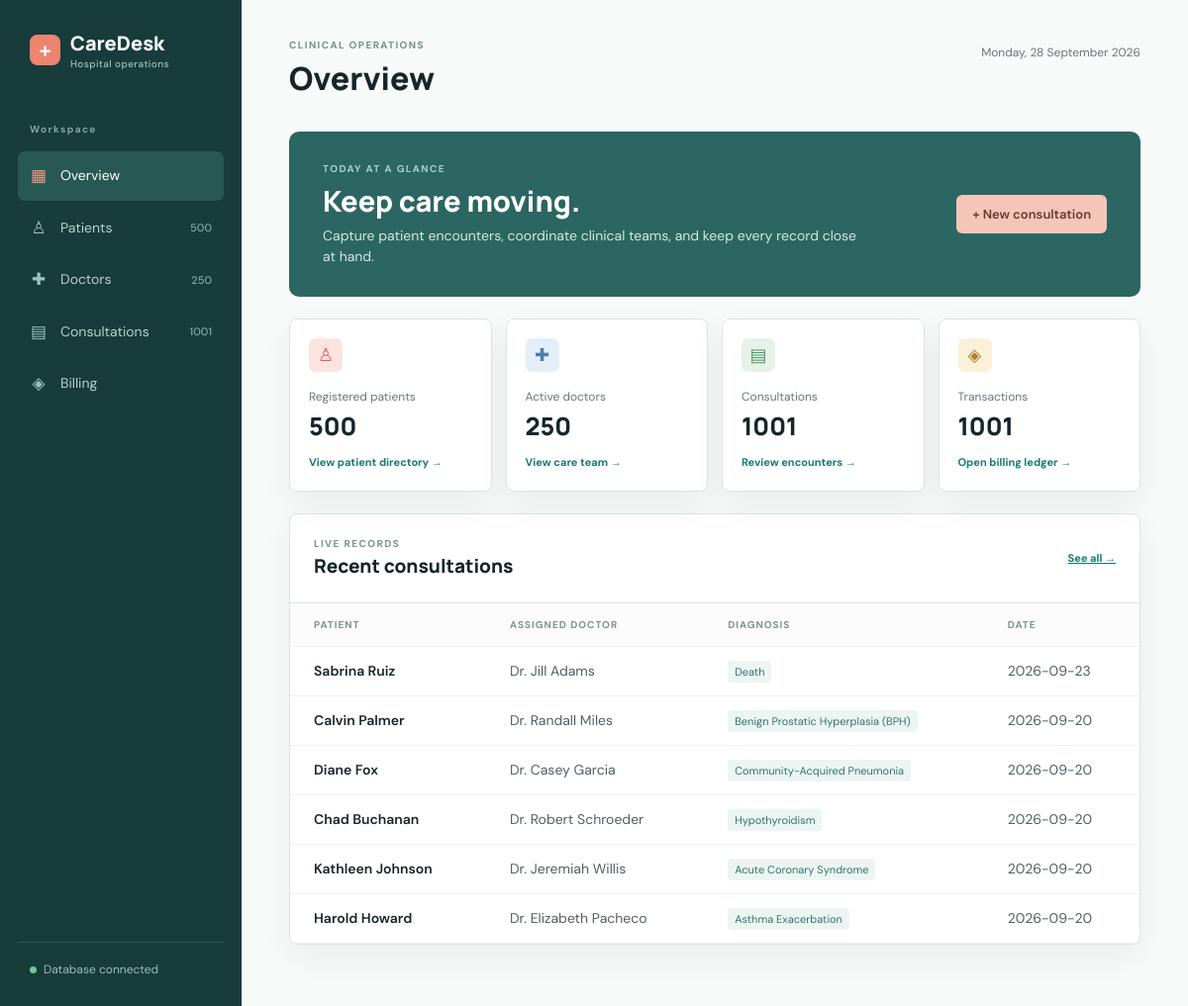
The page / on the database its author committed.
### tables this page shows
CREATE TABLE "Consultation" (
    "ID"        INTEGER PRIMARY KEY AUTOINCREMENT,
    "PatientID" INTEGER NOT NULL,
    "DoctorID"  INTEGER NOT NULL,
    "Diagnosis" TEXT,
    "Medicine"  TEXT,
    "TestType"  INTEGER,
    "DateTime"  TEXT NOT NULL DEFAULT CURRENT_TIMESTAMP,
    FOREIGN KEY ("PatientID") REFERENCES "Patient"("ID") ON DELETE CASCADE,
    FOREIGN KEY ("DoctorID") REFERENCES "Doctor"("ID") ON DELETE RESTRICT
);

CREATE TABLE "Patient" (
    "ID"         INTEGER PRIMARY KEY AUTOINCREMENT,
    "Name"       TEXT NOT NULL,
    "City"       TEXT NOT NULL,
    "PhoneNo"    TEXT NOT NULL UNIQUE,
    "Street"     TEXT,
    "Pincode"    INTEGER NOT NULL,
    "birthdate"  TEXT
);

CREATE TABLE "Doctor" (
    "ID"         INTEGER PRIMARY KEY AUTOINCREMENT,
    "Name"       TEXT NOT NULL,
    "Type"       TEXT,
    "Email"      TEXT NOT NULL UNIQUE,
    "PhoneNo"    TEXT NOT NULL UNIQUE,
    "birthdate"  TEXT,
    "Department" INTEGER,
    "Salary"     INTEGER NOT NULL DEFAULT 10000 CHECK("Salary" > 1000),
    FOREIGN KEY ("Department") REFERENCES "Department"("ID")
);

### app.py (the view)
@app.route("/")
def dashboard():
    stats = {
        "patients": fetch_one('SELECT COUNT(*) AS count FROM "Patient"')["count"],
        "doctors": fetch_one('SELECT COUNT(*) AS count FROM "Doctor"')["count"],
        "consultations": fetch_one('SELECT COUNT(*) AS count FROM "Consultation"')["count"],
        "billing": fetch_one('SELECT COUNT(*) AS count FROM "Billing"')["count"],
    }
    recent = fetch_all(
        '''SELECT c."ID", c."DateTime", c."Diagnosis", p."Name" AS patient,
                  d."Name" AS doctor
           FROM "Consultation" c
           JOIN "Patient" p ON p."ID" = c."PatientID"
           JOIN "Doctor" d ON d."ID" = c."DoctorID"
           ORDER BY c."ID" DESC LIMIT 6'''
    )
    return render_template("dashboard.html", stats=stats, recent=recent)

### app.py (called while the page is built)
def get_db():
    if "db" not in g:
        g.db = sqlite3.connect(app.config["DATABASE"])
        g.db.row_factory = sqlite3.Row
        g.db.execute("PRAGMA foreign_keys = ON")
    return g.db

def fetch_all(query, parameters=()):
    return get_db().execute(query, parameters).fetchall()

def fetch_one(query, parameters=()):
    return get_db().execute(query, parameters).fetchone()

@app.context_processor
def inject_navigation_counts():
    return {
        "now": datetime.now,
        "nav_counts": {
            "patients": fetch_one('SELECT COUNT(*) AS count FROM "Patient"')["count"],
            "doctors": fetch_one('SELECT COUNT(*) AS count FROM "Doctor"')["count"],
            "consultations": fetch_one('SELECT COUNT(*) AS count FROM "Consultation"')["count"],
        }
    }

### templates/dashboard.html
{% extends 'base.html' %}
{% block title %}Overview{% endblock %}{% block heading %}Overview{% endblock %}
{% block content %}
<section class="welcome"><div><p class="eyebrow">TODAY AT A GLANCE</p><h2>Keep care moving.</h2><p>Capture patient encounters, coordinate clinical teams, and keep every record close at hand.</p></div><a class="button light-button" href="{{ url_for('new_consultation') }}">+ New consultation</a></section>
<section class="stats-grid">
  <a class="stat-card" href="{{ url_for('patients') }}"><span class="stat-icon coral">♙</span><span class="stat-label">Registered patients</span><strong>{{ stats.patients }}</strong><span class="stat-link">View patient directory →</span></a>
  <a class="stat-card" href="{{ url_for('doctors') }}"><span class="stat-icon blue">✚</span><span class="stat-label">Active doctors</span><strong>{{ stats.doctors }}</strong><span class="stat-link">View care team →</span></a>
  <a class="stat-card" href="{{ url_for('consultations') }}"><span class="stat-icon green">▤</span><span class="stat-label">Consultations</span><strong>{{ stats.consultations }}</strong><span class="stat-link">Review encounters →</span></a>
  <a class="stat-card" href="{{ url_for('billing') }}"><span class="stat-icon gold">◈</span><span class="stat-label">Transactions</span><strong>{{ stats.billing }}</strong><span class="stat-link">Open billing ledger →</span></a>
</section>
<section class="panel"><div class="panel-heading"><div><p class="eyebrow">LIVE RECORDS</p><h2>Recent consultations</h2></div><a class="text-link" href="{{ url_for('consultations') }}">See all →</a></div><div class="table-wrap"><table><thead><tr><th>Patient</th><th>Assigned doctor</th><th>Diagnosis</th><th>Date</th></tr></thead><tbody>{% for record in recent %}<tr><td><strong>{{ record.patient }}</strong></td><td>{{ record.doctor }}</td><td><span class="tag">{{ record.Diagnosis or 'General review' }}</span></td><td>{{ record.DateTime[:10] }}</td></tr>{% else %}<tr><td colspan="4" class="empty">No consultations have been recorded yet.</td></tr>{% endfor %}</tbody></table></div></section>
{% endblock %}

### templates/base.html (shortened to what this page needs)
<!doctype html>
<html lang="en">
<head>
  <link rel="stylesheet" href="{{ url_for('static', filename='style.css') }}">
</head>
<body>
  <aside class="sidebar">
    <a class="brand" href="{{ url_for('dashboard') }}"><span class="brand-mark">+</span><span>CareDesk<small>Hospital operations</small></span></a>
    <p class="nav-label">Workspace</p>
    <nav>
      <a class="nav-link {% if request.endpoint == 'dashboard' %}active{% endif %}" href="{{ url_for('dashboard') }}"><span>▦</span>Overview</a>
      <a class="nav-link {% if request.endpoint in ['patients', 'new_patient'] %}active{% endif %}" href="{{ url_for('patients') }}"><span>♙</span>Patients <b>{{ nav_counts.patients }}</b></a>
      <a class="nav-link {% if request.endpoint in ['doctors', 'new_doctor'] %}active{% endif %}" href="{{ url_for('doctors') }}"><span>✚</span>Doctors <b>{{ nav_counts.doctors }}</b></a>
      <a class="nav-link {% if request.endpoint in ['consultations', 'new_consultation'] %}active{% endif %}" href="{{ url_for('consultations') }}"><span>▤</span>Consultations <b>{{ nav_counts.consultations }}</b></a>
      <a class="nav-link {% if request.endpoint in ['billing', 'new_billing'] %}active{% endif %}" href="{{ url_for('billing') }}"><span>◈</span>Billing</a>
    </nav>
    <div class="sidebar-foot"><span class="status-dot"></span>Database connected</div>
  </aside>
  <main class="main-content">
    <header class="topbar"><div><span class="eyebrow">CLINICAL OPERATIONS</span><h1>{% block heading %}Good day{% endblock %}</h1></div><div class="date-stamp">{{ now().strftime('%A, %d %B %Y') }}</div></header>
    {% block content %}{% endblock %}
  </main>
</body>
</html>

### static/style.css (style rules this page uses)
:root { --ink:#17252b;--muted:#68777b;--line:#dce5e3;--paper:#f7faf8;--white:#fff;--teal:#167a72;--teal-dark:#105d57;--coral:#e97967;--blue:#5f8fc2;--green:#69a77d;--gold:#d6a858;--shadow:0 12px 32px rgba(23,37,43,.06) }
* { box-sizing:border-box }
body { margin:0;background:var(--paper);color:var(--ink);font:14px/1.5 'DM Sans',sans-serif }
.sidebar { position:fixed;inset:0 auto 0 0;width:244px;background:#183b3b;color:#d9e9e4;padding:30px 18px;display:flex;flex-direction:column }
.brand { display:flex;align-items:center;gap:10px;color:#fff;text-decoration:none;font:800 20px 'Manrope',sans-serif;margin:0 12px 52px }
.brand small { display:block;color:#9dc4bc;font:500 10px 'DM Sans',sans-serif;letter-spacing:.04em;margin-top:1px }
.brand-mark { display:grid;place-items:center;background:#ed846f;color:#fff;border-radius:8px;width:31px;height:31px;font-size:23px }
.nav-label,.eyebrow { font-size:10px;letter-spacing:.14em;font-weight:700;color:#76918f;margin:0 12px 12px }
.sidebar .nav-label { color:#80aaa3 }
.nav-link { display:flex;align-items:center;gap:13px;color:#b8d1cd;text-decoration:none;border-radius:7px;padding:12px;margin:3px 0 }
.nav-link span { font-size:17px;width:18px;text-align:center;color:#9bc3bd }
.nav-link b { font-size:11px;font-weight:500;color:#86aaa5;margin-left:auto }
.nav-link:hover,.nav-link.active { background:#285854;color:#fff }
.nav-link.active span { color:#f09a86 }
.sidebar-foot { margin-top:auto;border-top:1px solid #315957;padding:18px 12px 0;color:#9cbcb7;font-size:12px }
.status-dot { display:inline-block;width:7px;height:7px;background:#72c98d;border-radius:50%;margin-right:7px }
.main-content { margin-left:244px;min-height:100vh;padding:34px 48px 64px;max-width:1500px }
.topbar { display:flex;justify-content:space-between;align-items:flex-start;margin-bottom:30px }
.topbar h1 { font:800 32px 'Manrope',sans-serif;margin:2px 0 }
.topbar .eyebrow { margin:0;color:#71918c }
.date-stamp { color:var(--muted);font-size:12px;margin-top:10px }
.welcome { background:#2c6662;color:#fff;padding:30px 34px;border-radius:10px;display:flex;justify-content:space-between;align-items:center;margin-bottom:22px;overflow:hidden }
.welcome .eyebrow { color:#aad0c8;margin:0 }
.welcome h2 { font:800 29px 'Manrope',sans-serif;margin:5px 0 }
.welcome p:not(.eyebrow) { color:#d2e8e2;margin:0;max-width:550px }
.button { display:inline-block;border:0;border-radius:6px;background:var(--teal);color:#fff;padding:11px 16px;text-decoration:none;font:600 13px 'DM Sans',sans-serif;cursor:pointer }
.light-button { background:#f5c5b8;color:#653b35;white-space:nowrap }
.stats-grid { display:grid;grid-template-columns:repeat(4,1fr);gap:14px;margin-bottom:22px }
.stat-card { background:var(--white);border:1px solid var(--line);border-radius:8px;padding:19px;text-decoration:none;color:var(--ink);box-shadow:var(--shadow) }
.stat-icon { display:grid;place-items:center;width:34px;height:34px;border-radius:7px;font-size:18px;margin-bottom:16px }
.stat-icon.coral { background:#fbe4df;color:#d76653 }
.stat-icon.blue { background:#e3eef9;color:#4b7dab }
.stat-icon.green { background:#e6f2e8;color:#4d9563 }
.stat-icon.gold { background:#fbf0d9;color:#b1802e }
.stat-label { display:block;color:var(--muted);font-size:12px }
.stat-card strong { display:block;font:800 25px 'Manrope',sans-serif;margin:3px 0 8px }
.stat-link,.text-link { color:var(--teal);font-size:11px;font-weight:700 }
.panel { background:#fff;border:1px solid var(--line);border-radius:8px;box-shadow:var(--shadow);overflow:hidden }
.panel-heading,.toolbar { display:flex;align-items:center;justify-content:space-between;padding:22px 24px;border-bottom:1px solid var(--line) }
.panel-heading h2,.form-note h2 { font:800 19px 'Manrope',sans-serif;margin:2px 0 }
.panel-heading .eyebrow { margin:0 }
.table-wrap { overflow-x:auto }
table { width:100%;border-collapse:collapse;min-width:650px }
th,td { text-align:left;padding:14px 24px;border-bottom:1px solid #edf1ef;white-space:nowrap }
th { font-size:10px;color:#819092;letter-spacing:.1em;text-transform:uppercase;background:#fbfcfb }
td { color:#4f6063 }
td strong { color:var(--ink);font-weight:600 }
.tag { background:#edf5f2;color:#2e766d;border-radius:4px;padding:4px 7px;font-size:11px }

### rows shown on the page
Consultation: patient "Sabrina Ruiz", doctor "Dr. Jill Adams", Diagnosis "Death", DateTime "2026-09-23"
Consultation: patient "Calvin Palmer", doctor "Dr. Randall Miles", Diagnosis "Benign Prostatic Hyperplasia (BPH)", DateTime "2026-09-20"
Consultation: patient "Diane Fox", doctor "Dr. Casey Garcia", Diagnosis "Community-Acquired Pneumonia", DateTime "2026-09-20"
Consultation: patient "Chad Buchanan", doctor "Dr. Robert Schroeder", Diagnosis "Hypothyroidism", DateTime "2026-09-20"
Consultation: patient "Kathleen Johnson", doctor "Dr. Jeremiah Willis", Diagnosis "Acute Coronary Syndrome", DateTime "2026-09-20"
Consultation: patient "Harold Howard", doctor "Dr. Elizabeth Pacheco", Diagnosis "Asthma Exacerbation", DateTime "2026-09-20"

### other values the page prints
{{ nav_counts.patients }} "500"
{{ nav_counts.doctors }} "250"
{{ nav_counts.consultations }} "1001"
{{ stats.patients }} "500"
{{ stats.doctors }} "250"
{{ stats.consultations }} "1001"
{{ stats.billing }} "1001"
